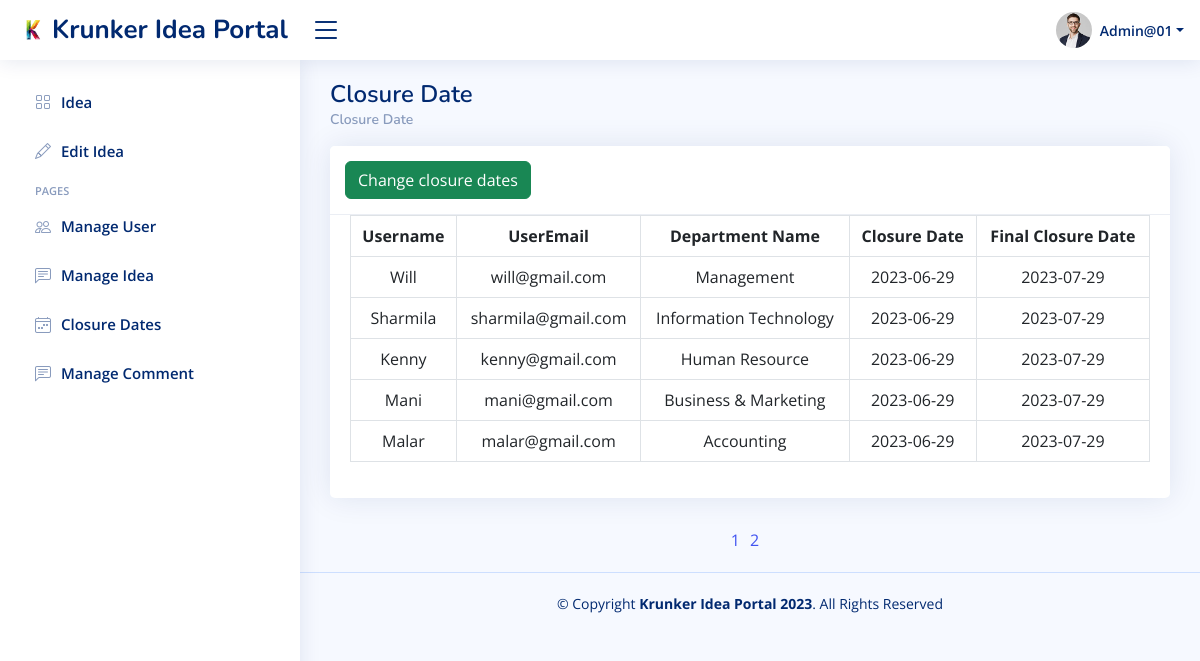
/closure_date.php (signed in), run on the app's committed database.
### tables this page shows
CREATE TABLE `user_tbl` (
  `UserId` int(11) NOT NULL,
  `DepartmentId` int(11) NOT NULL,
  `UserRoleName` enum('QA Manager','QA Coordinator','Admin','Staff') DEFAULT NULL,
  `Username` varchar(50) NOT NULL,
  `UserPassword` varchar(500) NOT NULL,
  `UserEmail` varchar(50) DEFAULT NULL,
  `UserContactNo` varchar(15) DEFAULT NULL,
  `UserAddress` varchar(500) DEFAULT NULL,
  `DateClosure` date DEFAULT '2023-06-29',
  `DateFinal` date DEFAULT '2023-07-29'
);

CREATE TABLE `department_tbl` (
  `DepartmentId` int(11) NOT NULL,
  `DepartmentName` varchar(30) DEFAULT NULL
);

### closure_date.php (the view, shortened to what this page needs)
<?php
$dbconn = mysqli_connect("localhost", "root", "", "krunkerideadb");
$page = isset($_GET['page'])?$_GET['page']:1;
$rows_per_page = 5;
$start= ($page-1)*$rows_per_page;
?>
<?php
  $user_id = $_SESSION["userid"];
  $select_sql = "SELECT * FROM user_tbl WHERE UserId = $user_id";
  $result_User = mysqli_query($dbconn, $select_sql);
  $row_User = mysqli_fetch_assoc($result_User);
?>
<!DOCTYPE html>
<html lang="en">
<head>
  <link href="assets/vendor/bootstrap/css/bootstrap.min.css" rel="stylesheet">
  <link href="assets/vendor/bootstrap-icons/bootstrap-icons.css" rel="stylesheet">
  <link href="assets/vendor/boxicons/css/boxicons.min.css" rel="stylesheet">
  <link href="assets/vendor/quill/quill.snow.css" rel="stylesheet">
  <link href="assets/vendor/quill/quill.bubble.css" rel="stylesheet">
  <link href="assets/vendor/remixicon/remixicon.css" rel="stylesheet">
  <link href="assets/style.css" rel="stylesheet">
  <link href="assets/css/style.css" rel="stylesheet">
</head>
<body>
  <header id="header" class="header fixed-top d-flex align-items-center">
    <div class="d-flex align-items-center justify-content-between">
      <a href="index.php" class="logo d-flex align-items-center">
        <img src="assets/img/logo.png" alt="">
        <span class="d-none d-lg-block">Krunker Idea Portal</span>
      </a>
      <i class="bi bi-list toggle-sidebar-btn"></i>
    </div>
    <nav class="header-nav ms-auto">
      <ul class="d-flex align-items-center">
        <li class="nav-item dropdown pe-3">
          <a class="nav-link nav-profile d-flex align-items-center pe-0" href="#" data-bs-toggle="dropdown">
            <img src="assets/img/profile-img.jpg" alt="Profile" class="rounded-circle">
            <span class="d-none d-md-block dropdown-toggle ps-2"><?php echo htmlentities($row_User['Username']) ?></span>
          </a>
        </li>
      </ul>
    </nav>
  </header>
    <aside id="sidebar" class="sidebar">
        <ul class="sidebar-nav" id="sidebar-nav">
            <li class="nav-item">
              <a class="nav-link collapsed" href="index_admin.php">
                  <i class="bi bi-grid"></i><span>Idea</span>
              </a>
            </li>
            <?php
              echo '<li class="nav-item">';
              echo '<a href="EditIdea.php?id=' .$user_id.'" class="nav-link collapsed" data-bs-target="#statistics-nav;">';
              echo '<i class="bi bi-pencil"></i><span>Edit Idea</span>';
              echo '</a>';
              echo '</li>';
            ?>
<?php
                if($_SESSION['role'] == "Admin"){
                  echo'<li class="nav-heading">Pages</li>';
                  echo'<li class="nav-item">';
                      echo '<a class="nav-link collapsed" href="ManageUser_admin.php">';
                          echo '<i class="bi bi-people"></i>';
                          echo '<span>Manage User</span>';
                      echo '</a>';
                  echo '</li>';
                  echo '<li class="nav-item">';
                      echo '<a class="nav-link collapsed" href="ManageIdea_admin.php">';
                          echo '<i class="bi bi-chat-left-text"></i>';
                          echo '<span>Manage Idea</span>';
                      echo '</a>';
                  echo '</li>';
                  echo '<li class="nav-item">';
                  echo '<a class="nav-link collapsed" href="closure_date.php">';
                  echo '<i class="bi bi-calendar4-week"></i><span>Closure Dates</span>';
                  echo '</a>';
                  echo '</li>';
                  echo '<li class="nav-item">';
                    echo '<a class="nav-link collapsed" href="ManageComment_admin.php">';
                      echo '<i class="bi bi-chat-left-text"></i>';
                      echo '<span>Manage Comment</span>';
                    echo '</a>';
                  echo '</li>';
                }
            ?>
        </ul>
    </aside>
  <main id="main" class="main">
    <div class="pagetitle">
      <h1>Closure Date</h1>
      <nav>
        <ol class="breadcrumb">
          <li class="breadcrumb-item"><a href="closure_date.php">Closure Date</a></li>
        </ol>
      </nav>
    </div>
    <section class="section dashboard">
      <div class="row">
      <div class="col-md-12">
            <div class="card">
              <div class="card-header">
                <a href="EditClosureDates.php"  class="btn btn-success">Change closure dates</a>
              </div>
          <div class="card-body">
          <table class="table table-bordered text-center">
                  <thead>
                    <tr>
                      <th>Username</th>
                      <th>UserEmail</th>
                      <th>Department Name</th>
                      <th>Closure Date</th>
                      <th>Final Closure Date</th>
                    </tr>
                  </thead>
                  <tbody>
                  <?php
                    include "krunkerideaconn.php";
                    $sql = "SELECT user_tbl.UserRoleName, user_tbl.UserId, user_tbl.Username, user_tbl.DateClosure, user_tbl.DateFinal, user_tbl.UserEmail, department_tbl.DepartmentName from user_tbl
                    INNER JOIN department_tbl ON user_tbl.DepartmentId = department_tbl.DepartmentId LIMIT $start,$rows_per_page";
                    $query_no = mysqli_query($dbconn,$sql);
                    if(mysqli_num_rows($query_no) >0){
                      foreach($query_no as $row){
                        ?>
                        <tr>
                        <td><?php echo htmlentities($row['Username'])?></td>
                        <td><?php echo htmlentities($row['UserEmail'])?></td>
                        <td><?php echo $row['DepartmentName']?></td>
                        <td><?php echo $row['DateClosure']?></td>
                        <td><?php echo $row['DateFinal']?></td>
                      </tr>
                      <?php
                      }
                    }
                    else{
                      ?>
                      <tr>
                        <td colspan="6">No record found</td>
                    <?php
                    }
                    ?>
                  </tbody>
                </table>
              </div>
            </div>
          </div>
      </div>
      <div class = "pagination">
      <?php
			$sql_page = "SELECT COUNT(*) AS count FROM user_tbl";
			$page_count = mysqli_query($dbconn, $sql_page);
			$row_count = mysqli_fetch_assoc($page_count);
			$total_rows = $row_count['count'];
			$total_pages = ceil($total_rows / $rows_per_page);
			for ($i = 1; $i <= $total_pages; $i++){
				echo'<a href="?page='.$i.'">'.$i.'</a>';
			}
		?>
    </div>
      </section>
  </main>
  <footer id="footer" class="footer">
    <div class="copyright">
      &copy; Copyright <strong><span>Krunker Idea Portal 2023</span></strong>. All Rights Reserved
    </div>
  </footer>
</body>
</html>

### assets/css/style.css (style rules this page uses)
:root { scroll-behavior: smooth; }
body { font-family: "Open Sans", sans-serif; background: #f6f9ff; color: #444444; }
a { color: #4154f1; text-decoration: none; }
h1, h2, h3, h4, h5, h6 { font-family: "Nunito", sans-serif; }
#main { margin-top: 60px; padding: 20px 30px; transition: all 0.3s; }
.pagetitle { margin-bottom: 10px; }
.pagetitle h1 { font-size: 24px; margin-bottom: 0; font-weight: 600; color: #012970; }
.card { margin-bottom: 30px; border: none; border-radius: 5px; box-shadow: 0px 0 30px rgba(1, 41, 112, 0.1); }
.card-header, .card-footer { border-color: #ebeef4; background-color: #fff; color: #798eb3; padding: 15px; }
.card-body { padding: 0 20px 20px 20px; }
.breadcrumb { font-size: 14px; font-family: "Nunito", sans-serif; color: #899bbd; font-weight: 600; }
.breadcrumb a { color: #899bbd; transition: 0.3s; }
.breadcrumb .breadcrumb-item::before { color: #899bbd; }
.logo { line-height: 1; }
@media (min-width: 1200px) { .logo { width: 280px; } }
.logo img { max-height: 26px; margin-right: 6px; }
.logo span { font-size: 26px; font-weight: 700; color: #012970; font-family: "Nunito", sans-serif; }
.header { transition: all 0.5s; z-index: 997; height: 60px; box-shadow: 0px 2px 20px rgba(1, 41, 112, 0.1); background-color: #fff; padding-left: 20px; }
.header .toggle-sidebar-btn { font-size: 32px; padding-left: 10px; cursor: pointer; color: #012970; }
.header-nav ul { list-style: none; }
.header-nav>ul { margin: 0; padding: 0; }
.header-nav .nav-profile { color: #012970; }
.header-nav .nav-profile img { max-height: 36px; }
.header-nav .nav-profile span { font-size: 14px; font-weight: 600; }
.sidebar { position: fixed; top: 60px; left: 0; bottom: 0; width: 300px; z-index: 996; transition: all 0.3s; padding: 20px; overflow-y: auto; scrollbar-width: thin; scrollbar-color: #aab7cf transparent; box-shadow: 0px 0px 20px rgba(1, 41, 112, 0.1); background-color: #fff; }
@media (min-width: 1200px) { #main, #footer { margin-left: 300px; } }
.sidebar-nav { padding: 0; margin: 0; list-style: none; }
.sidebar-nav li { padding: 0; margin: 0; list-style: none; }
.sidebar-nav .nav-item { margin-bottom: 5px; }
.sidebar-nav .nav-heading { font-size: 11px; text-transform: uppercase; color: #899bbd; font-weight: 600; margin: 10px 0 5px 15px; }
.sidebar-nav .nav-link { display: flex; align-items: center; font-size: 15px; font-weight: 600; color: #4154f1; transition: 0.3; background: #f6f9ff; padding: 10px 15px; border-radius: 4px; }
.sidebar-nav .nav-link i { font-size: 16px; margin-right: 10px; color: #4154f1; }
.sidebar-nav .nav-link.collapsed { color: #012970; background: #fff; }
.sidebar-nav .nav-link.collapsed i { color: #899bbd; }
.footer { padding: 20px 0; font-size: 14px; transition: all 0.3s; border-top: 1px solid #cddfff; }
.footer .copyright { text-align: center; color: #012970; }

### closure_date.php (style rules this page uses)
.pagination { text-align:center; display: block; letter-spacing:10px; }

### data on the page
user_tbl: Username "Admin@01"
user_tbl: Username "Will", UserEmail "will@gmail.com", DepartmentId.DepartmentName "Management", DateClosure "2023-06-29", DateFinal "2023-07-29"
user_tbl: Username "Sharmila", UserEmail "sharmila@gmail.com", DepartmentId.DepartmentName "Information Technology", DateClosure "2023-06-29", DateFinal "2023-07-29"
user_tbl: Username "Kenny", UserEmail "kenny@gmail.com", DepartmentId.DepartmentName "Human Resource", DateClosure "2023-06-29", DateFinal "2023-07-29"
user_tbl: Username "Mani", UserEmail "mani@gmail.com", DepartmentId.DepartmentName "Business & Marketing", DateClosure "2023-06-29", DateFinal "2023-07-29"
user_tbl: Username "Malar", UserEmail "malar@gmail.com", DepartmentId.DepartmentName "Accounting", DateClosure "2023-06-29", DateFinal "2023-07-29"
